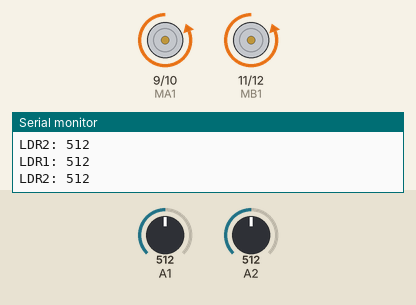
A sketch run on a simulated Arduino Uno, built with avr-gcc and run on an emulated ATmega328P. Shown: motor-driver pin pairs drawn as motors (green arrow = first pin HIGH = forward, orange = second pin HIGH = backward, longer = more drive), the last lines printed to the serial monitor. Inputs (shaded band) come from the test bench; at power-on: A1 = 512, A2 = 512.

Above: at 1.2 s.
1.3 s: A1 set to 716
At 1.81 s:
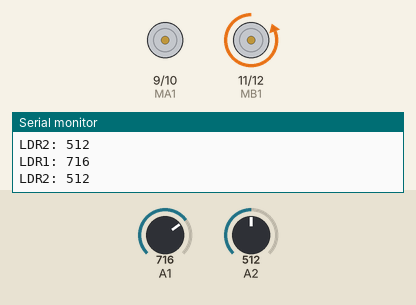
4.3 s: A2 set to 900
At 4.83 s:
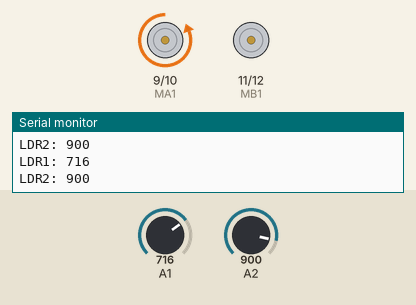
7.3 s: A2 set to 0
At 8.1 s:
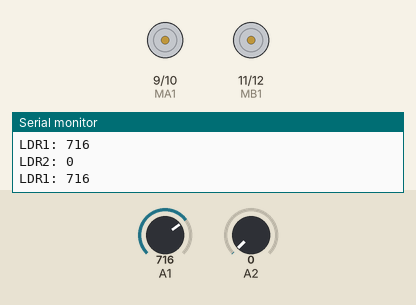
10.3 s: A2 set to 103
11.8 s: A2 set to 115
At 12.33 s:
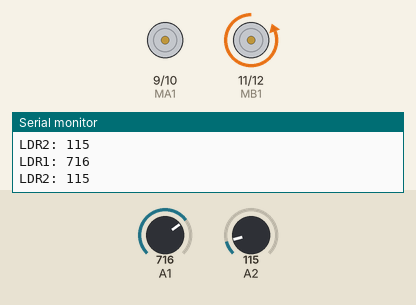
14.8 s: A2 set to 716
At 15.35 s:
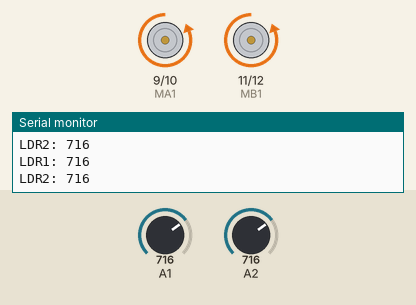
Timing chart, 0 to 17.8 s (numbered marks = the images above; inputs shaded):
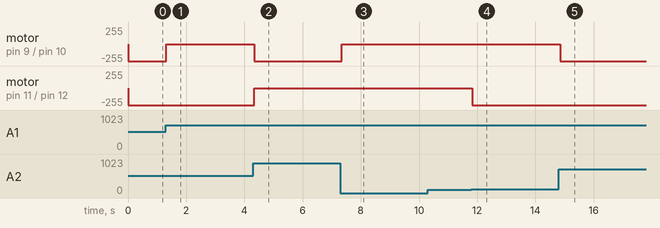

Measured:
- the behaviour switches between 110 and 111 on A2 (found by bisection; images 3 and 4)
- after the input at 1.3 s, motor on pin 9 (MA1) / pin 10 (MA2): backward 255/255 → stopped at once
- after the input at 4.3 s, motor on pin 9 (MA1) / pin 10 (MA2): stopped → backward 255/255 at once; motor on pin 11 (MB1) / pin 12 (MB2): backward 255/255 → stopped at once
- after the input at 7.3 s, motor on pin 9 (MA1) / pin 10 (MA2): backward 255/255 → stopped after 0.05 s
- after the input at 11.8 s, motor on pin 11 (MB1) / pin 12 (MB2): stopped → backward 255/255 at once
- after the input at 14.8 s, motor on pin 9 (MA1) / pin 10 (MA2): stopped → backward 255/255 after 0.05 s

The sketch:

PruebaSeguidorLuz.ino
```cpp
float vcc=5.0,vm=0.0;
int LDRI,LDRD,sensibilidad=110;
int MA1=9,MA2=10,MB1=11,MB2=12;
void setup(){
pinMode(MA1,OUTPUT);
pinMode(MA2,OUTPUT);
pinMode(MB1,OUTPUT);
pinMode(MB2,OUTPUT);
Serial.begin(9600);
}

void loop(){

LDRI=analogRead(1);
LDRD=analogRead(2);
Serial.print("LDR1: ");
Serial.println(LDRI);
Serial.print("LDR2: ");
Serial.println(LDRD);
  if(LDRI>sensibilidad&&LDRD>sensibilidad){
   if(LDRI<LDRD){
   digitalWrite(MA1,LOW);
   digitalWrite(MA2,HIGH);
   }
   else if(LDRD<LDRI){
  digitalWrite(MB1,LOW);
  digitalWrite(MB2,HIGH);
 }
   else
   avanza();
  delay(100);
  }
  apagar();


}

void apagar(){
digitalWrite(MA1,LOW);
digitalWrite(MA2,LOW);
digitalWrite(MB1,LOW);
digitalWrite(MB2,LOW);
}
void avanza(){
digitalWrite(MA1,LOW);
digitalWrite(MA2,HIGH);
digitalWrite(MB1,LOW);
digitalWrite(MB2,HIGH);
}
void izquierda(){
digitalWrite(MA1,HIGH);
digitalWrite(MA2,LOW);
digitalWrite(MB1,LOW);
digitalWrite(MB2,HIGH);
}
void derecha(){
digitalWrite(MA1,LOW);
digitalWrite(MA2,HIGH);
digitalWrite(MB1,HIGH);
digitalWrite(MB2,LOW);
}
```
